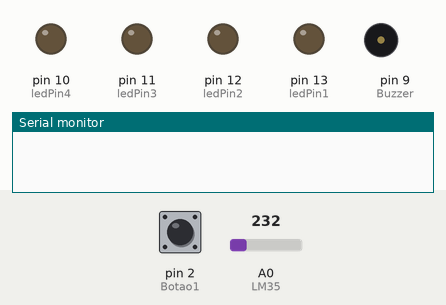
Simulated run of this sketch. Board: Arduino Uno, built for the host (arithmetic inside an expression is 32-bit, double 64-bit). Shown: output pins drawn as LEDs (lit = HIGH), buzzer (waves = sounding, pin HIGH), the last lines printed to the serial monitor. The inputs (shaded band) are chosen by the test bench; at power-on: pin 2 (Botao1) LOW, A0 (LM35) = 232.

Above: at 1.2 s.
1.3 s: pin 2 (Botao1) pulled HIGH for 0.15 s
At 2.0 s:
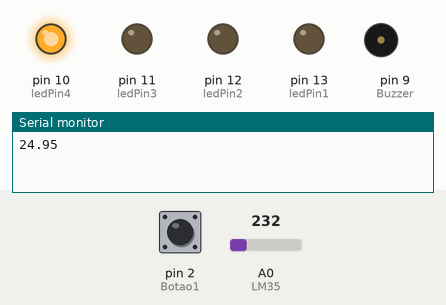
2.9 s: pin 2 (Botao1) pulled HIGH for 1 s
At 3.2 s:
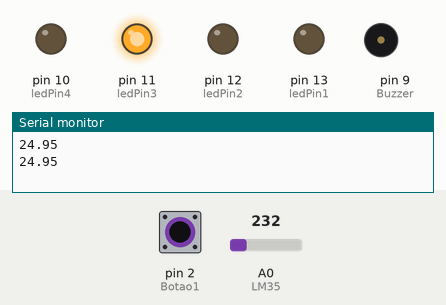
5.4 s: pin 2 (Botao1) pulled HIGH for 0.15 s
At 6.3 s:
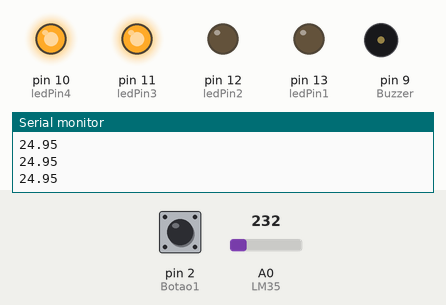
7.0 s: pin 2 (Botao1) pulled HIGH for 3.2 s
At 7.5 s:
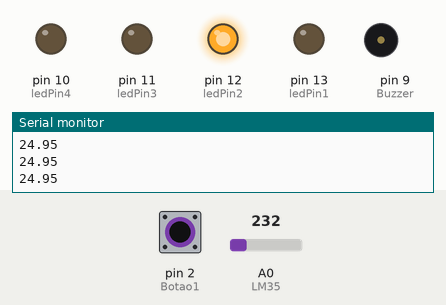
11.7 s: pin 2 (Botao1) pulled HIGH for 0.15 s
At 12.3 s:
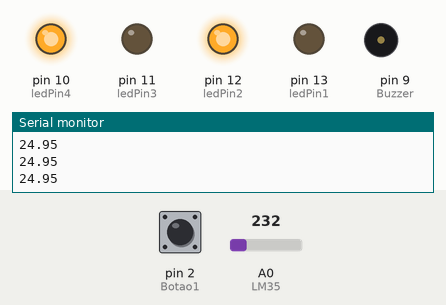
13.3 s: pin 2 (Botao1) pulled HIGH for 1 s
At 14.8 s:
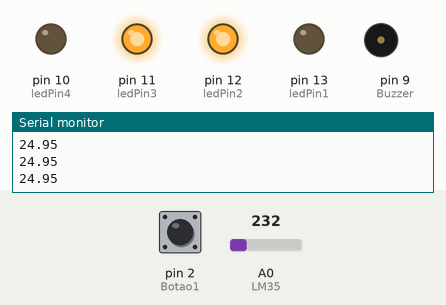
Timing chart, 0 to 16.3 s (numbered marks = the images above; inputs shaded):
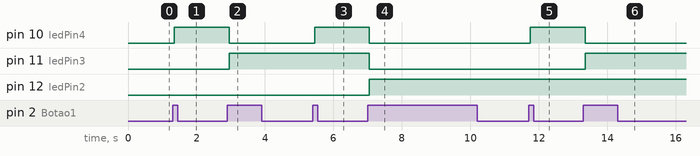

Measured:
- after the input at 1.3 s, pin 10 (ledPin4): LOW → HIGH after 0.05 s
- after the input at 2.9 s, pin 10 (ledPin4): HIGH → LOW after 0.05 s; pin 11 (ledPin3): LOW → HIGH after 0.05 s
- after the input at 5.4 s, pin 10 (ledPin4): LOW → HIGH after 0.05 s
- after the input at 7.0 s, pin 10 (ledPin4), pin 11 (ledPin3): HIGH → LOW after 0.05 s; pin 12 (ledPin2): LOW → HIGH after 0.05 s
- after the input at 11.7 s, pin 10 (ledPin4): LOW → HIGH after 0.05 s
- after the input at 13.3 s, pin 10 (ledPin4): HIGH → LOW after 0.05 s; pin 11 (ledPin3): LOW → HIGH after 0.05 s

The sketch:

sketch_mar21a.ino
```cpp
const int LM35 = 0;
float temperatura = 0;
int ADClido = 0;

const int ledPin1 = 13;
const int ledPin2 = 12;
const int ledPin3 = 11;
const int ledPin4 = 10;
const int Botao1 = 2;
const int Buzzer = 9;
//float Tom = 0; //Variavel para armazenar a nota musical

int pressed=0;
int lastTime=0;
int lock=0;
int debounceDelay=50;
int lastDebounceTime=0;

void setup(){
    pinMode(Buzzer, OUTPUT);
    pinMode(ledPin1, OUTPUT);
    pinMode(Botao1, INPUT);
    pinMode(ledPin2, OUTPUT);
    pinMode(ledPin3, OUTPUT);
    pinMode(ledPin4, OUTPUT);
    Serial.begin(9600);
    analogReference(INTERNAL1V1);
    pinMode(Buzzer, OUTPUT);
}


int buttonState=0;
int lastButtonState=0;
int lastkey=0;
int reading=0;
int key=0;
int m=0;

int debounce(){
    m=millis();
    reading=digitalRead(Botao1);

    if (reading != lastButtonState)
      lastDebounceTime = millis();

    if (m - lastDebounceTime > debounceDelay) {
        if(reading != buttonState) {
            //Serial.print("hola");
            buttonState = reading;
            //Serial.print("hola2");
            if(buttonState==HIGH){
               pressed++;
                return 1;
            }
        }
    }
    lastButtonState = reading;
    return 0;
}

int *bin=(int*)calloc(4,sizeof(int));

void toBin(){
  int aux=0;
  if(pressed==16){
    lock++;
  }
  else{
    aux=pressed;
    for(int i=3;i>=0;i--){
      bin[i]=aux%2;
      aux=aux/2;
    }
  }
}

int leds(){
  toBin();
  digitalWrite(ledPin1,bin[0]);
  digitalWrite(ledPin2,bin[1]);
  digitalWrite(ledPin3,bin[2]);
  digitalWrite(ledPin4,bin[3]);
  return 0;
}


int b0=0;
int b1=0;
void ledBlink(){
  b0=millis();
  if(lock==7){
    pressed=0;
    lock=0;
  }
  else if(b0-b1>=500){
    if(lock%2==1){
      digitalWrite(ledPin1,HIGH);
      digitalWrite(ledPin2,HIGH);
      digitalWrite(ledPin3,HIGH);
      digitalWrite(ledPin4,HIGH);
      lock++;
    }
    else{
      digitalWrite(ledPin1,LOW);
      digitalWrite(ledPin2,LOW);
      digitalWrite(ledPin3,LOW);
      digitalWrite(ledPin4,LOW);
      lock++;
    }
    b1=b0;
  }
}


int mi=0;
int mih=0;
void loop(){
    ADClido = analogRead(LM35);
    temperatura = ADClido * 0.1075268817204301;
    mi=millis();
    leds();
    if(lock>0){
      ledBlink();
    }
    else if(debounce()==1){
      Serial.println(temperatura);
    }
    if(temperatura > 25 && mi-mih>=5000){
        digitalWrite(Buzzer, HIGH);
        delayMicroseconds(1000);
        digitalWrite(Buzzer, LOW);
        delayMicroseconds(1000);
        mih=millis();
    }
}
```
